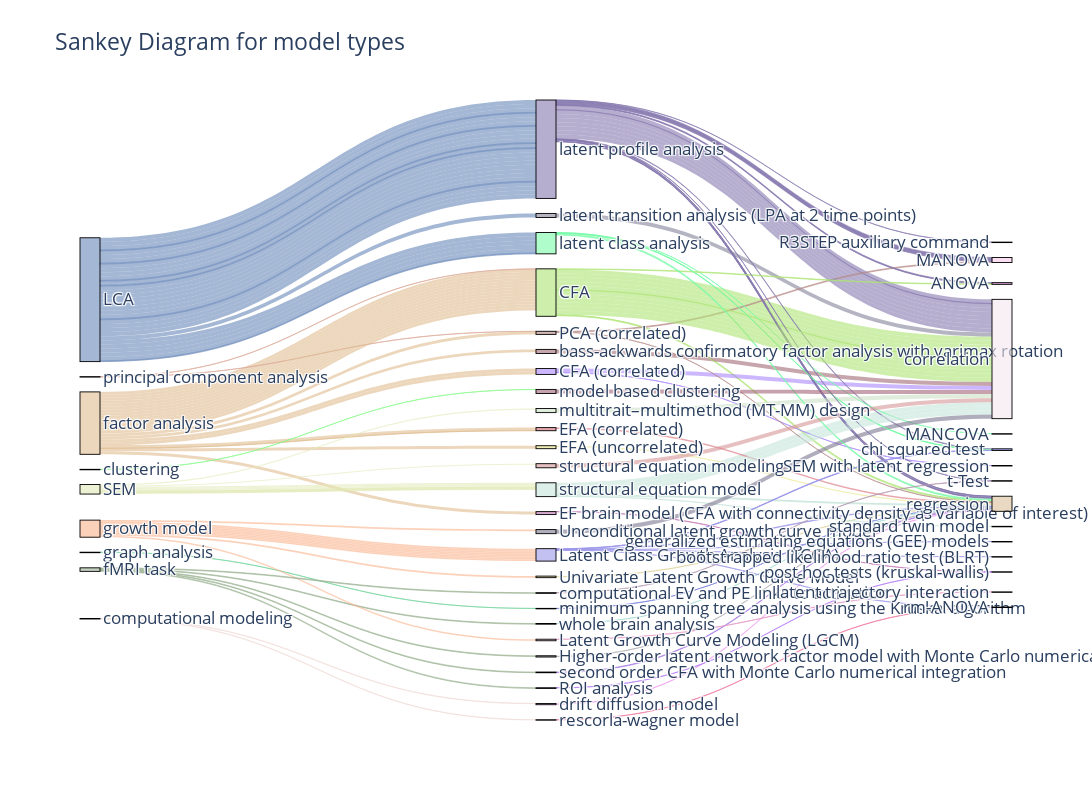

The code cell stored with this chart in its notebook:
### Markdown cell above
#### Sankey Plots 

In this first plot, the first column represents the general model used in all studies, the second column includes additional specifications (e.g. for factor analysis, whether it was exploratory or confirmatory, or which type of rotation was used). Follow up analyses are shown in the third column. Hovering over each node shows the number of incoming and outgoing flow, hovering over the connections shows the First Author & Year. Each node can be moved around for readability or bundled using box or lasso select. 4

Variables have been exploded, meaning that if a study assessed more than one variable for each of the nodes, its name will show up in multiple parts of the graph.

### Code cell
# 1. Create unique labels
labels = list(pd.concat([
    df_sankey_models_transformed['gm'], 
    df_sankey_models_transformed['mit'], 
    df_sankey_models_transformed['oa']
]).unique())

# 2. Map labels to indices
label_map = {label: idx for idx, label in enumerate(labels)}

# 3. Define sources, targets, and values
sources = df_sankey_models_transformed['gm'].map(label_map).tolist() + \
          df_sankey_models_transformed['mit'].map(label_map).tolist()

targets = df_sankey_models_transformed['mit'].map(label_map).tolist() + \
          df_sankey_models_transformed['oa'].map(label_map).tolist()

values = df_sankey_models_transformed['gm_count'].tolist() + \
         df_sankey_models_transformed['oa_count'].tolist()

# 4. Generate pastel colors
import random

def pastel_color():
    r = lambda: random.randint(100, 255)
    return f'rgba({r()},{r()},{r()},0.6)'

label_to_color = {label: pastel_color() for label in labels}
node_color_list = [label_to_color[label] for label in labels]

# 5. Set link colors by source node's color (first half) and middle node (second half)
link_colors = [label_to_color[df_sankey_models_transformed['gm'].iloc[i]] 
               for i in range(len(df_sankey_models_transformed))] + \
              [label_to_color[df_sankey_models_transformed['mit'].iloc[i]] 
               for i in range(len(df_sankey_models_transformed))]

# 7. Create the figure
fig = go.Figure(data=[go.Sankey(
    node=dict(
        pad=15,
        thickness=20,
        line=dict(color="black", width=0.9),
        label=labels,
        color=node_color_list,
        align="left"
    ),
    link=dict(
        source=sources,
        target=targets,
        value=values,
        color=link_colors,
        customdata=df_sankey_models_transformed['nameyear'].tolist() * 2,
        hovertemplate='%{customdata}<extra></extra>'
    )
)])

fig.update_layout(
    title_text="Sankey Diagram for model types",
    font_size=16.5,
    width=1500,
    height=800,
    hovermode='x'
)
fig.show()

fig.write_html("C:/Users/U727148/Latent_Variable_Supplement/sankey_models_plot.html", include_plotlyjs="cdn")

### Figure 1 — Plotly figure (JSON) as saved in the notebook; plotly's stock layout.template omitted (floating-point values rounded to 4 significant figures; data arrays with more than 128 entries replaced by an {"elided": "..."} marker saying what was removed)
{"data": [{"link": {"color": {"elided": "184 str values"}, "customdata": {"elided": "184 str values"}, "hovertemplate": "%{customdata}<extra></extra>", "source": {"elided": "184 int values"}, "target": {"elided": "184 int values"}, "value": {"elided": "184 int values"}}, "node": {"align": "left", "color": ["rgba(224,189,144,0.6)", "rgba(104,136,185,0.6)", "rgba(240,220,216,0.6)", "rgba(227,233,183,0.6)", "rgba(250,179,141,0.6)", "rgba(109,211,152,0.6)", "rgba(156,179,147,0.6)", "rgba(221,171,154,0.6)", "rgba(132,250,133,0.6)", "rgba(194,114,180,0.6)", "rgba(121,252,168,0.6)", "rgba(174,229,115,0.6)", "rgba(204,226,199,0.6)", "rgba(233,113,233,0.6)", "rgba(198,228,218,0.6)", "rgba(239,116,157,0.6)", "rgba(134,120,176,0.6)", "rgba(218,107,119,0.6)", "rgba(160,107,118,0.6)", "rgba(209,195,119,0.6)", "rgba(107,115,215,0.6)", "rgba(165,221,212,0.6)", "rgba(176,112,251,0.6)", "rgba(171,136,254,0.6)", "rgba(156,150,234,0.6)", "rgba(132,131,153,0.6)", "rgba(183,138,137,0.6)", "rgba(233,229,134,0.6)", "rgba(143,144,150,0.6)", "rgba(161,112,229,0.6)", "rgba(216,129,129,0.6)", "rgba(229,148,195,0.6)", "rgba(124,119,145,0.6)", "rgba(179,150,176,0.6)", "rgba(162,100,121,0.6)", "rgba(213,149,150,0.6)", "rgba(160,218,216,0.6)", "rgba(101,114,237,0.6)", "rgba(218,191,153,0.6)", "rgba(244,231,238,0.6)", "rgba(178,235,202,0.6)", "rgba(247,200,232,0.6)", "rgba(121,201,175,0.6)", "rgba(209,199,112,0.6)", "rgba(111,171,181,0.6)", "rgba(222,186,174,0.6)", "rgba(203,108,206,0.6)", "rgba(119,201,233,0.6)", "rgba(151,154,152,0.6)", "rgba(200,140,221,0.6)", "rgba(122,139,178,0.6)", "rgba(227,173,151,0.6)"], "label": ["factor analysis", "LCA", "computational modeling", "SEM", "growth model", "graph analysis", "fMRI task", "principal component analysis", "clustering ", "EF brain model (CFA with connectivity density as variable of interest) with interaction terms for CU and CP", "latent class analysis", "CFA", "multitrait–multimethod (MT-MM) design", "drift diffusion model", "structural equation model", "rescorla-wagner model", "latent profile analysis", "EFA (correlated)", "bass-ackwards confirmatory factor analysis with varimax rotation", "Univariate Latent Growth Curve Model", "minimum spanning tree analysis using the Kruskal algorithm", "whole brain analysis", "ROI analysis", "CFA (correlated)", "Latent Class Growth Analysis (LCGA)", "latent transition analysis (LPA at 2 time points)", "PCA (correlated)", "EFA (uncorrelated)", "Higher-order latent network factor model with Monte Carlo numerical integration", "second order CFA with Monte Carlo numerical integration", "correlated trait–correlated method (CT-CM)", "Latent Growth Curve Modeling (LGCM)", "Unconditional latent growth curve model", "computational EV and PE links to activation ", "model based clustering", "structural equation modeling", "post hoc tests (kruskal-wallis)", "chi squared test ", "regression", "correlation", "rm-ANOVA", "MANOVA", "R3STEP auxiliary command", "SEM with latent regression", "generalized estimating equations (GEE) models", "standard twin model", "ANOVA", "none", "bootstrapped likelihood ratio test (BLRT)", "MANCOVA", "latent trajectory interaction", "t-Test"], "line": {"color": "black", "width": 0.9}, "pad": 15, "thickness": 20}, "type": "sankey"}], "layout": {"font": {"size": 16.5}, "height": 800, "hovermode": "x", "title": {"text": "Sankey Diagram for model types"}, "width": 1500}}
